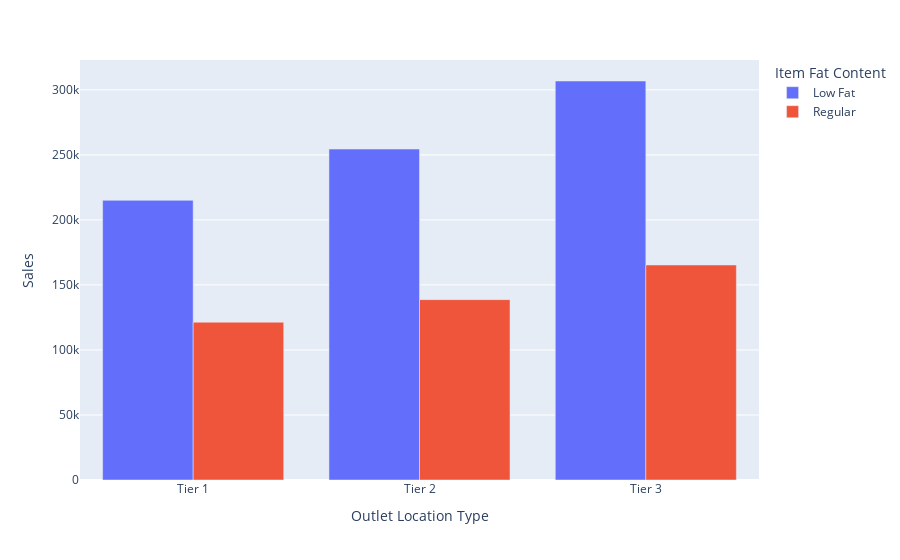

Notebook code cell kept with this figure:
### Markdown cell above
#### **Fat Content by Outlet for Total Sales**

### Code cell
grouped = df.groupby(['Outlet Location Type', 'Item Fat Content'])['Sales'].sum().reset_index()

fig = px.bar(grouped,
             x='Outlet Location Type',
             y='Sales',
             color='Item Fat Content',
             barmode='group')

fig.show()

### Figure 1 — Plotly figure (JSON) as saved in the notebook; plotly's stock layout.template omitted (floating-point values rounded to 4 significant figures)
{"data": [{"alignmentgroup": "True", "hovertemplate": "Item Fat Content=Low Fat<br>Outlet Location Type=%{x}<br>Sales=%{y}<extra></extra>", "legendgroup": "Low Fat", "marker": {"color": "#636efa", "pattern": {"shape": ""}}, "name": "Low Fat", "offsetgroup": "Low Fat", "orientation": "v", "showlegend": true, "textposition": "auto", "type": "bar", "x": ["Tier 1", "Tier 2", "Tier 3"], "xaxis": "x", "y": [215000.0, 254500.0, 306800.0], "yaxis": "y"}, {"alignmentgroup": "True", "hovertemplate": "Item Fat Content=Regular<br>Outlet Location Type=%{x}<br>Sales=%{y}<extra></extra>", "legendgroup": "Regular", "marker": {"color": "#EF553B", "pattern": {"shape": ""}}, "name": "Regular", "offsetgroup": "Regular", "orientation": "v", "showlegend": true, "textposition": "auto", "type": "bar", "x": ["Tier 1", "Tier 2", "Tier 3"], "xaxis": "x", "y": [121300.0, 138700.0, 165300.0], "yaxis": "y"}], "layout": {"barmode": "group", "legend": {"title": {"text": "Item Fat Content"}, "tracegroupgap": 0}, "margin": {"t": 60}, "xaxis": {"anchor": "y", "domain": [0, 1], "title": {"text": "Outlet Location Type"}}, "yaxis": {"anchor": "x", "domain": [0, 1], "title": {"text": "Sales"}}}}
